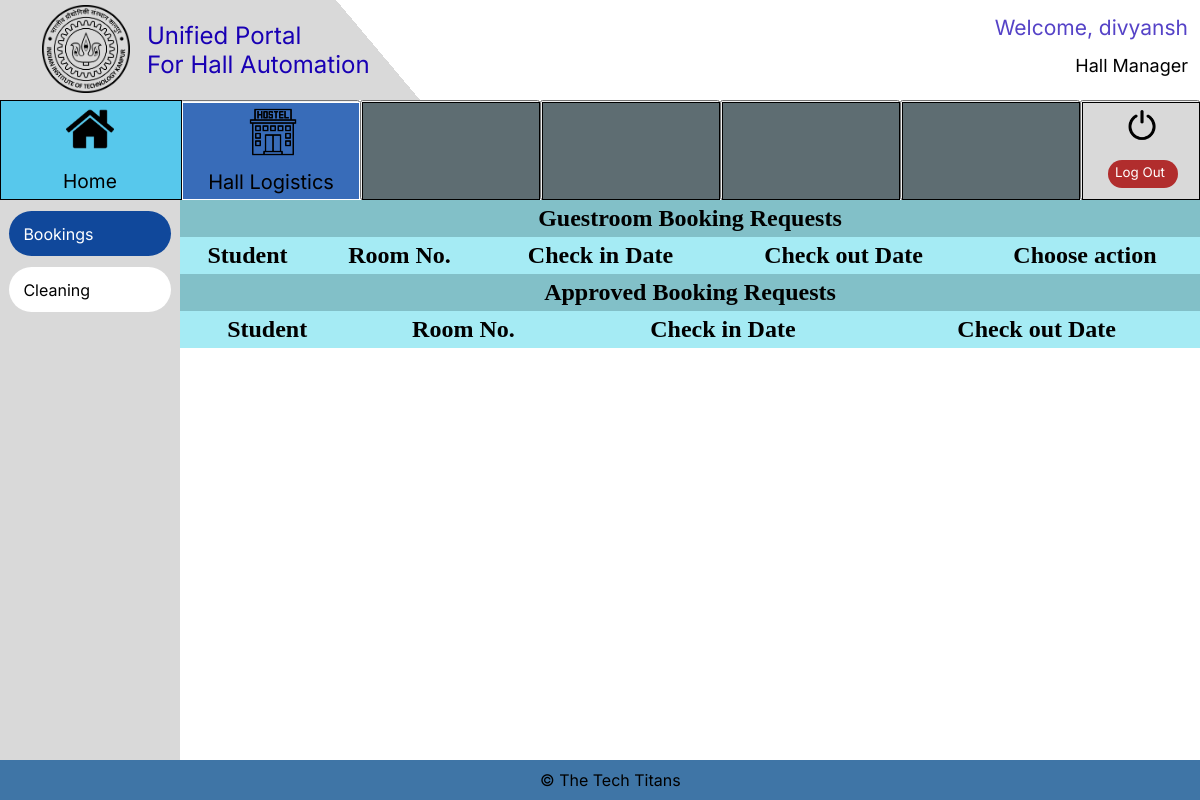
The page /Booking/booking_manager (signed in) on the database as committed earlier.
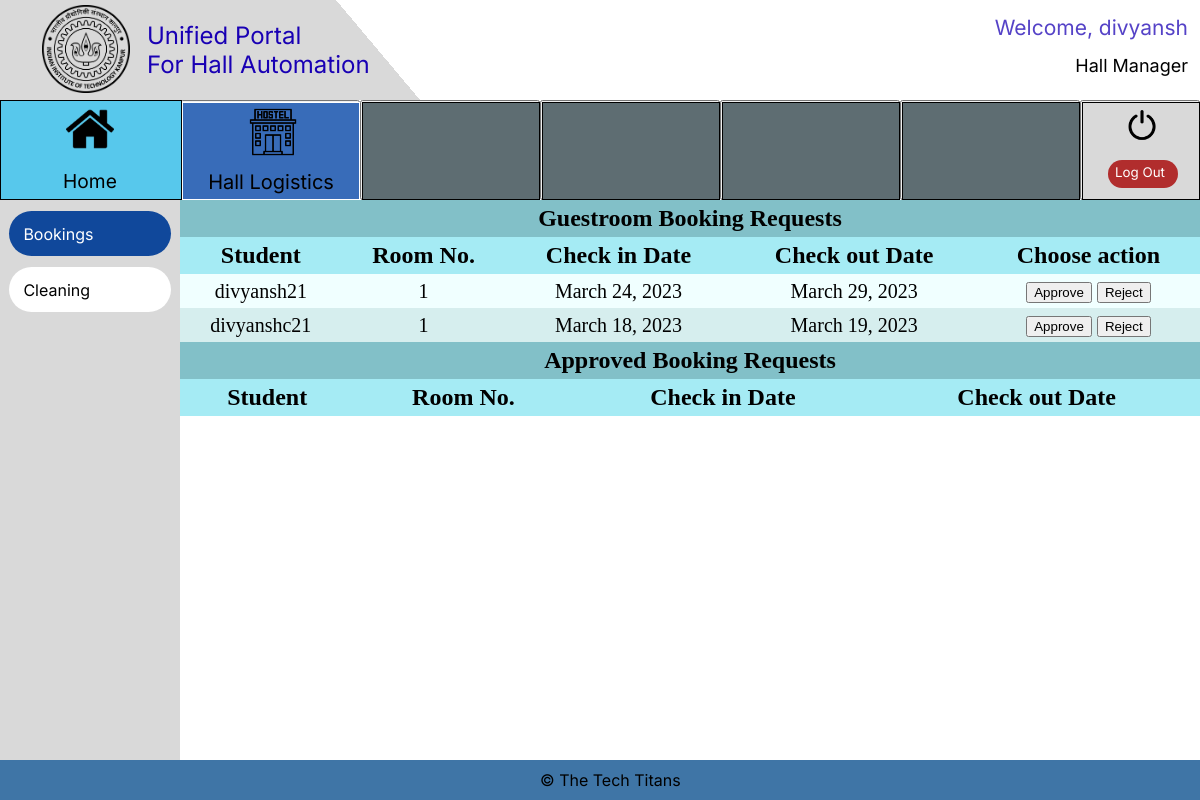
The same page on the database as committed later.
### Booking/models.py (models this page shows, shortened)
class Guestroom(models.Model):
    room = models.CharField(max_length=1)
    BOOK = 'book'
    UNAVAILABLE = 'unavailable'
    STATUS_CHOICES = [
        (BOOK,'Book'),
        (UNAVAILABLE, 'Item is Booked')
    ]
    status = models.CharField(
        max_length=100,
        choices = STATUS_CHOICES
    )
    checkin_date = models.DateField()
    checkout_date = models.DateField()
    price = models.CharField(max_length=100)
    manager_validation = models.CharField(max_length=10,default='NO')
    date = models.DateField()
    name = models.CharField(max_length=100)
    username = models.CharField(max_length=100)

### Booking/views.py (the view, shortened to what this page needs)
# urls.py: path('booking_manager', views.booking_manager, name='booking_manager'),
def booking_manager(request):  # hall manager
    if request.user.is_authenticated:
        if request.user.designation == "Hall Manager":
            context = {
                "query_results_request": Guestroom.objects.filter(
                    manager_validation="NO"
                ),
                "query_results_approved": Guestroom.objects.filter(
                    manager_validation="YES"
                ),
                "messages": messages.get_messages(request),
            }
            return render(request, "booking_manager.html", context)
        else:
            return render(request, "Error.html")
    else:
        return render(request, "Error.html")

### Booking/templates/Booking_manager.html (shortened to what this page needs)
{%include "staff_base.html"%} {%load static%}
<html lang="en">
  <head>
    <link rel="stylesheet" href="{%static 'styles.css'%}" />
  </head>
  <body>
    <div class="main_div">
    <table cellspacing="0" cellpadding="5em">
      <tr><th colspan = "5" style="font-size: 24px;text-align: center;background-color: rgba(
        62.92744293808937,
        153.59830677509308,
        165.96249371767044,
        0.6200000047683716
      );">Guestroom Booking Requests</th></tr>
      <tr>
        <th style="text-align: center;">Student</th>
        <th style="text-align: center;">Room No.</th>
        <th style="text-align: center;">Check in Date</th>
        <th style="text-align: center;">Check out Date</th>
        <th style="text-align: center;">Choose action</th>
      </tr>
      {% for item in query_results_request %}
      <tr>
        <form action="booking_manager" method="post" >
            <td> {{item.username}}
            </td>
            <td> {{item.room}}
            </td>
            <td> {{item.checkin_date}}
            </td>
            <td> {{item.checkout_date}}
            </td>
            <td><input type="submit" name='action' value='Approve' required></input>
              <input type="submit" name='action' value='Reject' required></input></td>
      </form>
      </tr>
      {% endfor %}
    </table>
    <table cellspacing="0" cellpadding="5em">
      <tr><th colspan = "4" style="font-size: 24px;text-align: center;background-color: rgba(
        62.92744293808937,
        153.59830677509308,
        165.96249371767044,
        0.6200000047683716
      );">Approved Booking Requests</th></tr>
      <tr>
        <th style="text-align: center;">Student</th>
        <th style="text-align: center;">Room No.</th>
        <th style="text-align: center;">Check in Date</th>
        <th style="text-align: center;">Check out Date</th>
      </tr>
    </table>
  </div>
  </body>
</html>

Rows that differ between the two databases and show on the page:
added Guestroom: username "divyansh21", room "1", checkin_date "March 24, 2023", checkout_date "March 29, 2023"
added Guestroom: username "divyanshc21", room "1", checkin_date "March 18, 2023", checkout_date "March 19, 2023"
